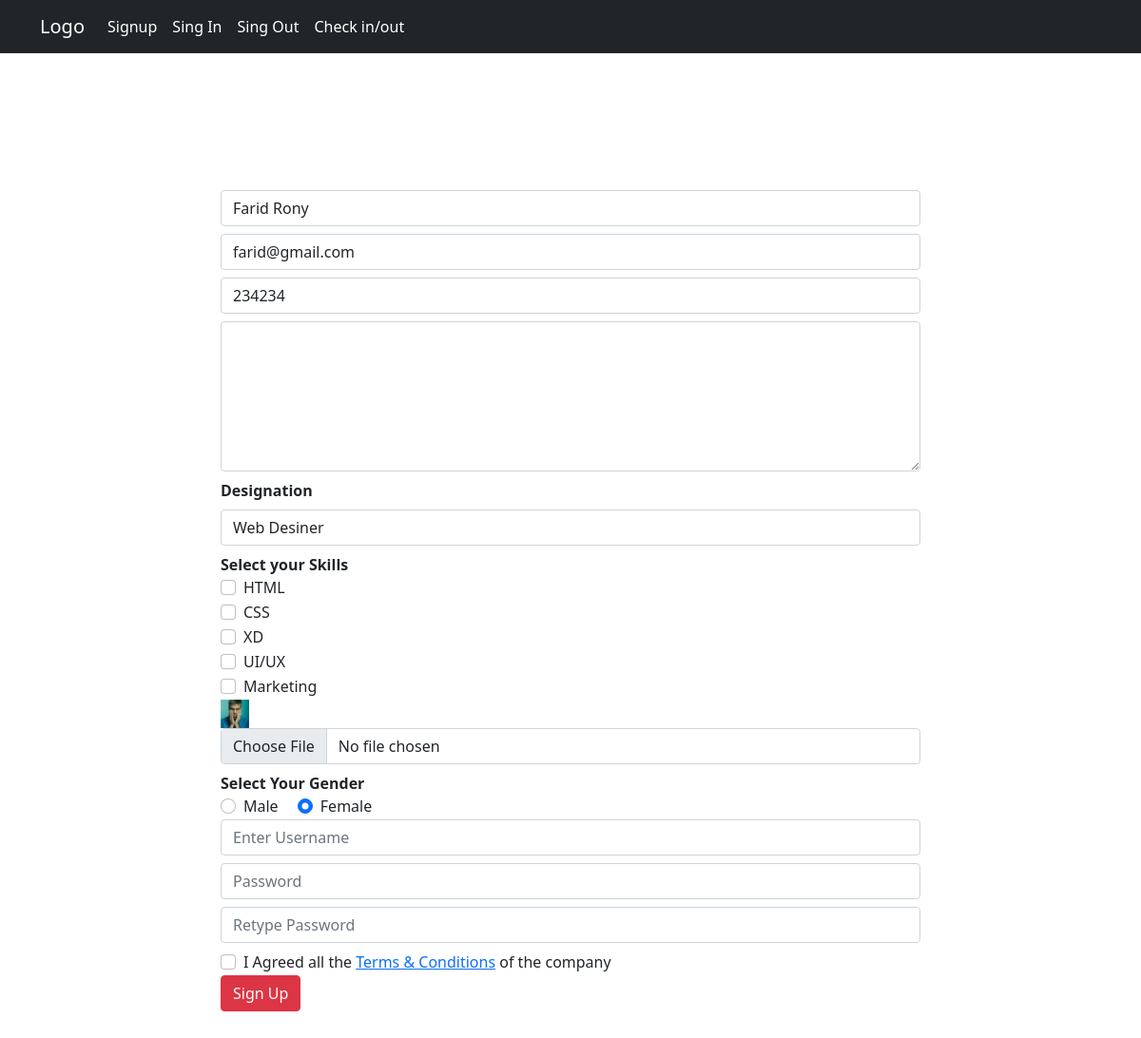
The app's page /profile.php?edit=28 with its own data.
### tables this page shows
CREATE TABLE `employee` (
  `Eid` int(3) NOT NULL,
  `Fullname` varchar(20) DEFAULT NULL,
  `Email` varchar(30) DEFAULT NULL,
  `Username` varchar(10) DEFAULT NULL,
  `Password` varchar(255) DEFAULT NULL,
  `Phone` int(10) DEFAULT NULL,
  `Gender` int(1) DEFAULT NULL,
  `Address` varchar(200) DEFAULT NULL,
  `Skill` varchar(50) DEFAULT NULL,
  `Designation` varchar(20) DEFAULT NULL,
  `Image` varchar(100) DEFAULT NULL,
  `Joining_Date` datetime DEFAULT current_timestamp(),
  `Status` int(1) DEFAULT NULL,
  `reset` text NOT NULL
);

CREATE TABLE `skill` (
  `Sid` int(2) NOT NULL,
  `S_name` varchar(20) DEFAULT NULL
);

### profile.php (the view, shortened to what this page needs)
<?php include "header.php"; ?>
	 <div class="container py-5 my-5">
        <div class="row py-5 justify-content-center">
          <div class="col-8">
          	<?php
          	if (isset($_GET['edit'])) {
          		$eid = $_GET['edit'];
          	?>
          	<?php
          		$EmployeeInfo = mysqli_query($conn , "SELECT * FROM Employee WHERE Eid = '$eid' ");
          		while($EmployeeAllInfo = mysqli_fetch_assoc($EmployeeInfo)){
          			$Fullname =  $EmployeeAllInfo['Fullname'];
          			$Email =  $EmployeeAllInfo['Email'];
          			$Phone =  $EmployeeAllInfo['Phone'];
          			$Address =  $EmployeeAllInfo['Address'];
          			$Image =  $EmployeeAllInfo['Image'];
          	?>
          	<form action="" method="POST" enctype="multipart/form-data">
              <input required type="text" name="fullname" value="<?php echo $Fullname; ?>" class="form-control mb-2">
              <input type="email" name="email" value="<?php echo $Email; ?>" class="form-control mb-2">
               <input type="number" name="phone" value="<?php echo $Phone; ?>" class="form-control mb-2">
              <textarea rows="6"  name="address" value="<?php echo $Address; ?>" class="form-control mb-2 mt-2"></textarea>
              <strong>Designation</strong>
              <select name="designation" class="form-control mb-2 mt-2" >
              <?php
                  $designation =  mysqli_query($conn , "SELECT * FROM designation" );
                  while ( $designationList =  mysqli_fetch_assoc($designation)) {
              ?>
               <option value="<?php echo  $designationList['D_name']; ?>"><?php echo  $designationList['D_name']; ?></option>
              <?php
                  }
              ?>
              </select>
              <strong>Select your Skills</strong>
                <?php
                  $skill =  mysqli_query($conn , "SELECT * FROM skill" );
                  while ( $skillList =  mysqli_fetch_assoc($skill)) {
                ?>
                <div class="form-check">
                  <input class="form-check-input" name="skill[]" type="checkbox" value="<?php echo $skillList['S_name'];?>" id="<?php echo $skillList['S_name'];?>">
                  <label class="form-check-label" for="<?php echo $skillList['S_name'];?>">
                    <?php echo $skillList['S_name'];?>
                  </label>
                </div>
                <?php
                  }
                   ?>
              <img class='userimg' src='images/<?php echo $Image; ?>'>
              <input type="file" name="image"  class="form-control mb-2">
              <strong class="d-block">Select Your Gender</strong>
              <div class="form-check  form-check-inline">
                <input value="male" class="form-check-input" type="radio" name="gender" id="male">
                <label class="form-check-label" for="male">
                  Male
                </label>
              </div>
              <div class="form-check  form-check-inline">
                <input value="female" class="form-check-input" type="radio" name="gender" id="female" checked>
                <label class="form-check-label" for="female">
                  Female
                </label>
              </div>
              <input type="text" name="username" placeholder="Enter Username" class=" <?php echo $error; ?> form-control mb-2">
              <input type="password" name="password" placeholder="Password" class=" <?php echo $error; ?>  form-control mb-2">
              <input type="password" name="repassword" placeholder="Retype Password" class=" <?php echo $error; ?>  form-control mb-2">
              <div class="form-check">
                <input class="form-check-input" name="checked" type="checkbox" value="" id="flexCheckDefault">
                <label class="form-check-label" for="flexCheckDefault">
                  I Agreed all the <a href="#">Terms & Conditions</a> of the company
                </label>
              </div>
              <input type="submit" name="signup"  class="btn btn-danger d-block" value="Sign Up">
              </form>
             <?php
		         }
          } ?>
          </div>
      </div>
  </div>
<?php include "footer.php"; ?>

### header.php (style rules this page uses)
.userimg { width: 30px; height: 30px; object-fit: cover; margin-right: 20px; }

### records on screen
employee: fullname "Farid Rony", email "farid@gmail.com", phone "234234", Image (picture)
skill: S_name "HTML"
skill: S_name "CSS"
skill: S_name "XD"
skill: S_name "UI/UX"
skill: S_name "Marketing"

### other values on screen
form field designation "Web Desiner"
